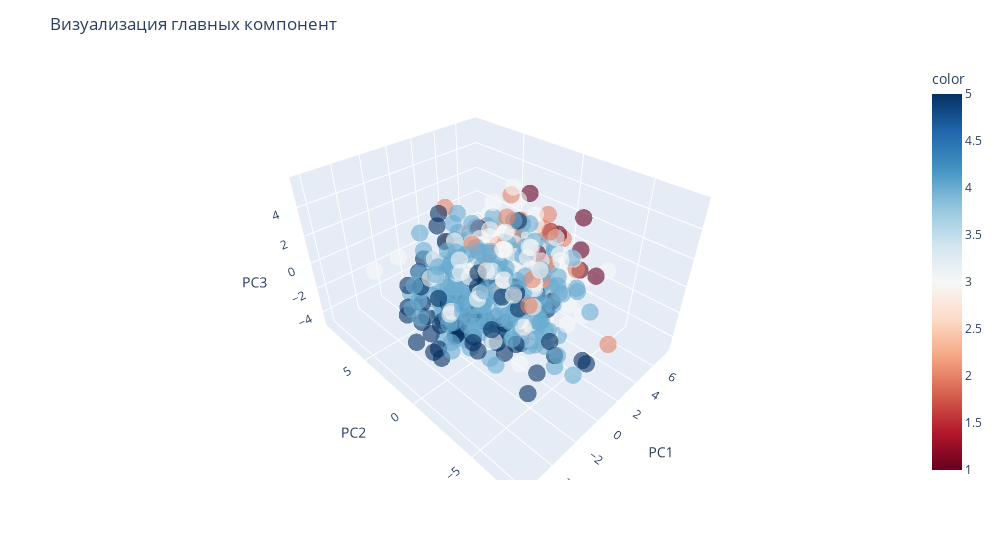

The notebook cell this image was saved under:
### Markdown cell above
Вкратце, мы применили PCA и обучили модель. Результаты алгоритма PCA показывают, что энергичность, подготовленность и агрессивность являются основными компонентами, влияющими на уровень счастья.

### PCA-визуализация
Мы можем показать первые 2 или 3 компонента на графике, где каждая точка представляет человека (каждая строка данных содержит ответы человека). На графике четко видна структура данных.
Красные точки указывают на низкий уровень счастья, а синие точки — на высокий уровень счастья.
ПК1 – активность увеличивается по мере снижения значений.
ПК2 – готовность увеличивается по мере увеличения значений.

На 2D-графике мы видим, что у счастливых людей низкое значение первого и второго компонентов (активные и менее подготовленные люди).
На 3D-графике мы видим, что у счастливых людей низкое значение первого, второго и третьего компонентов (активные, менее подготовленные и неагрессивные люди).

Отметим, что первый компонент оказывает большее влияние на уровень счастья, чем второй.

### Code cell
visualize_principal_components(principal_components, n_principal_components=3, target_col=df['Happiness in life'])

### Figure 1 — Plotly figure (JSON) as saved in the notebook; plotly's stock layout.template omitted (floating-point values rounded to 4 significant figures; data arrays with more than 128 entries replaced by an {"elided": "..."} marker saying what was removed)
{"data": [{"hovertemplate": "x=%{x}<br>y=%{y}<br>z=%{z}<br>color=%{marker.color}<extra></extra>", "legendgroup": "", "marker": {"color": {"elided": "864 int values"}, "coloraxis": "coloraxis", "opacity": 0.6, "size": 6, "symbol": "circle"}, "mode": "markers", "name": "", "scene": "scene", "showlegend": false, "type": "scatter3d", "x": {"elided": "864 float values"}, "y": {"elided": "864 float values"}, "z": {"elided": "864 float values"}}], "layout": {"coloraxis": {"colorbar": {"title": {"text": "color"}}, "colorscale": [[0, "rgb(103,0,31)"], [0.1, "rgb(178,24,43)"], [0.2, "rgb(214,96,77)"], [0.3, "rgb(244,165,130)"], [0.4, "rgb(253,219,199)"], [0.5, "rgb(247,247,247)"], [0.6, "rgb(209,229,240)"], [0.7, "rgb(146,197,222)"], [0.8, "rgb(67,147,195)"], [0.9, "rgb(33,102,172)"], [1, "rgb(5,48,97)"]]}, "legend": {"tracegroupgap": 0}, "margin": {"t": 60}, "scene": {"domain": {"x": [0, 1], "y": [0, 1]}, "xaxis": {"autorange": "reversed", "title": {"text": "PC1"}}, "yaxis": {"autorange": "reversed", "title": {"text": "PC2"}}, "zaxis": {"title": {"text": "PC3"}}}, "title": {"text": "Визуализация главных компонент"}, "width": 1000}}
